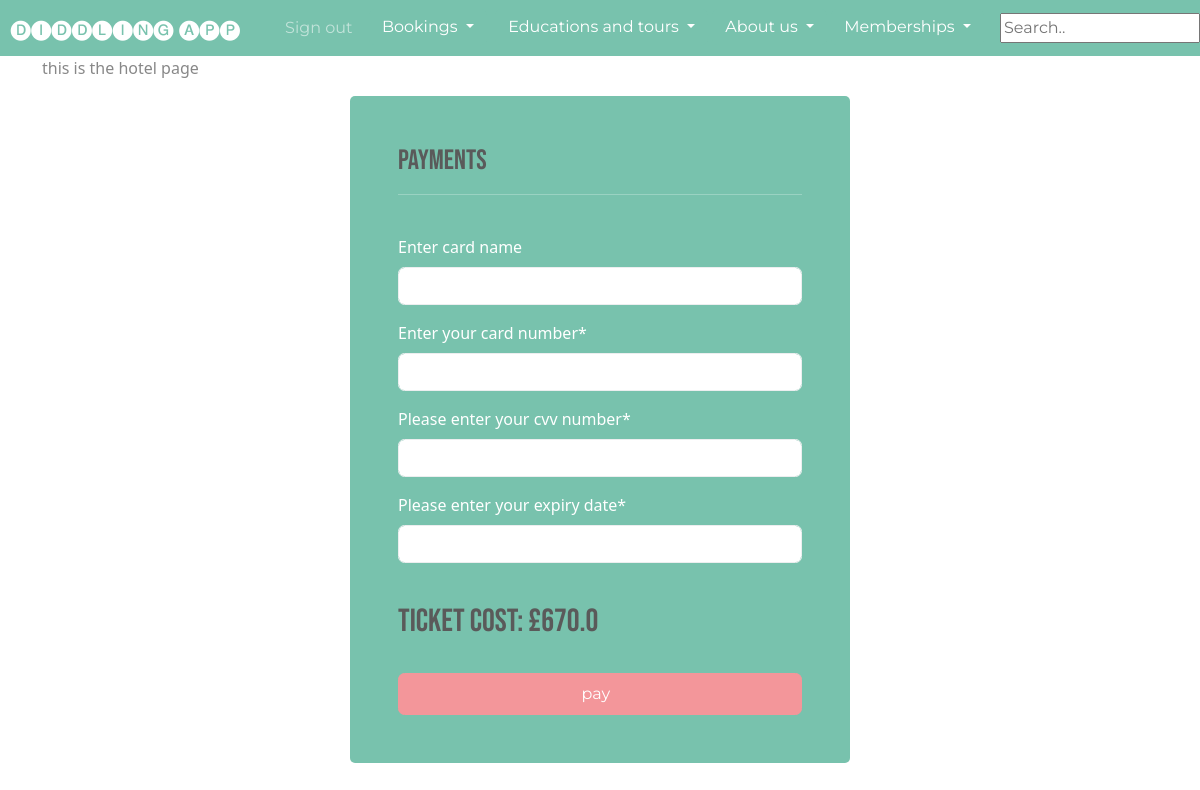
The app's page /payments (signed in), older data.
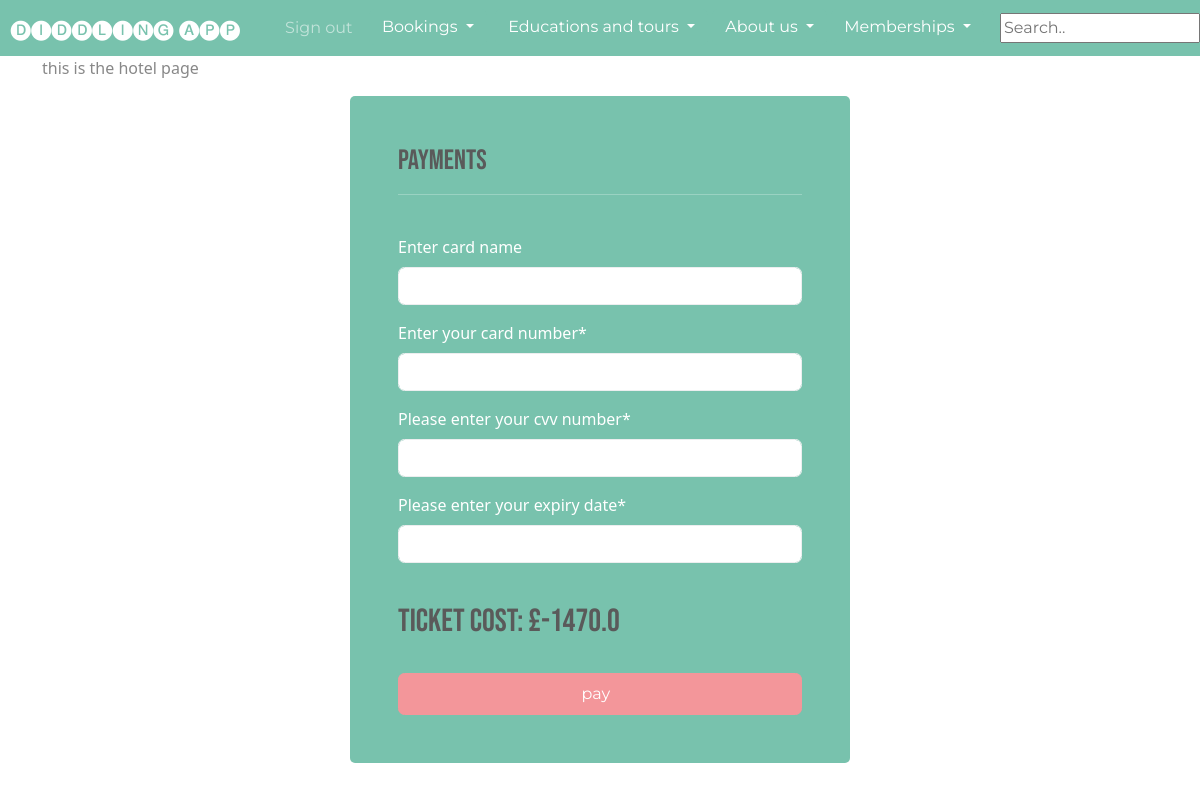
The same page, newer data.
### website/models.py (models this page shows)
class Hotel_Booking(models.Model):
    booking_id =models.AutoField(primary_key= True, editable= False)
    hotel_user_id= models.ForeignKey(ZooUser, on_delete= models.CASCADE)
    hotel_booking_date= models.DateTimeField( blank=True, default=datetime.now)
    hotel_booking_date_arrive=models.DateField()
    hotel_booking_date_leave= models.DateField()
    hotel_booking_adults=models.IntegerField(default = 0)
    hotel_booking_children=models.IntegerField(default = 0 )
    hotel_booking_old_oap=models.IntegerField(default=0)
    hotel_total_cost=models.FloatField(default = 0)
    hotel_points=models.IntegerField(default= 0)

### website/views.py (the view)
# urls.py: path('payments', views.payments, name = "payments"),
def payments(request):
    one_record = ZooUser.objects.get(id=request.user.id)
    booking =Hotel_Booking.objects.last()
    form =  Payments_Form()
    print("payments")
    if request.method == "POST":
        print("Posted")
        form= Payments_Form(request.POST)
        if form.is_valid():
            form.save()
            return redirect('')
    context = {'form':form,
               'booking':booking}
    return render(request,'website/payments.html', context=context)

### website/forms.py
class Payments_Form(forms. ModelForm):
       class Meta:
        model= Paymments
        fields = ['name_of_card', 'card_number', 'cvv_number', 'expiry_date' ]
        labels= {
             "card_number":"Enter your card number",
             "name_of_card": "Enter card name",
             "cvv_number": "Please enter your cvv number",
             "expiry_date":"Please enter your expiry date"
        }

### website/templates/website/payments.html (shortened to what this page needs)
{% extends 'website/base.html' %}
{% load static %}
{% load crispy_forms_tags %}
{% block content %}
<p> this is the hotel page </p>
<div class ="container bg-primary text-white p-5 form-layout " >
    <h3 class="myfont">Payments</h3>
    <hr>
    <br>
    <form  method="POST" autocomplete= "off" >
     {{form|crispy}}
     <br>
     <h2 id="ticket_output" class="myfont">ticket cost: £{{booking.hotel_total_cost}}</h2>
     <br>
     <button type= "submit" class ="btn btn-secondary w-100 btn-block p-2 ","myfont">pay &nbsp; </button>
</div>
{% endblock %}

Row changes from the older to the newer data that the page shows:
no longer on this page (row unchanged): Hotel_Booking: hotel_total_cost "670.0"
added Hotel_Booking: hotel_total_cost "-1470.0"
